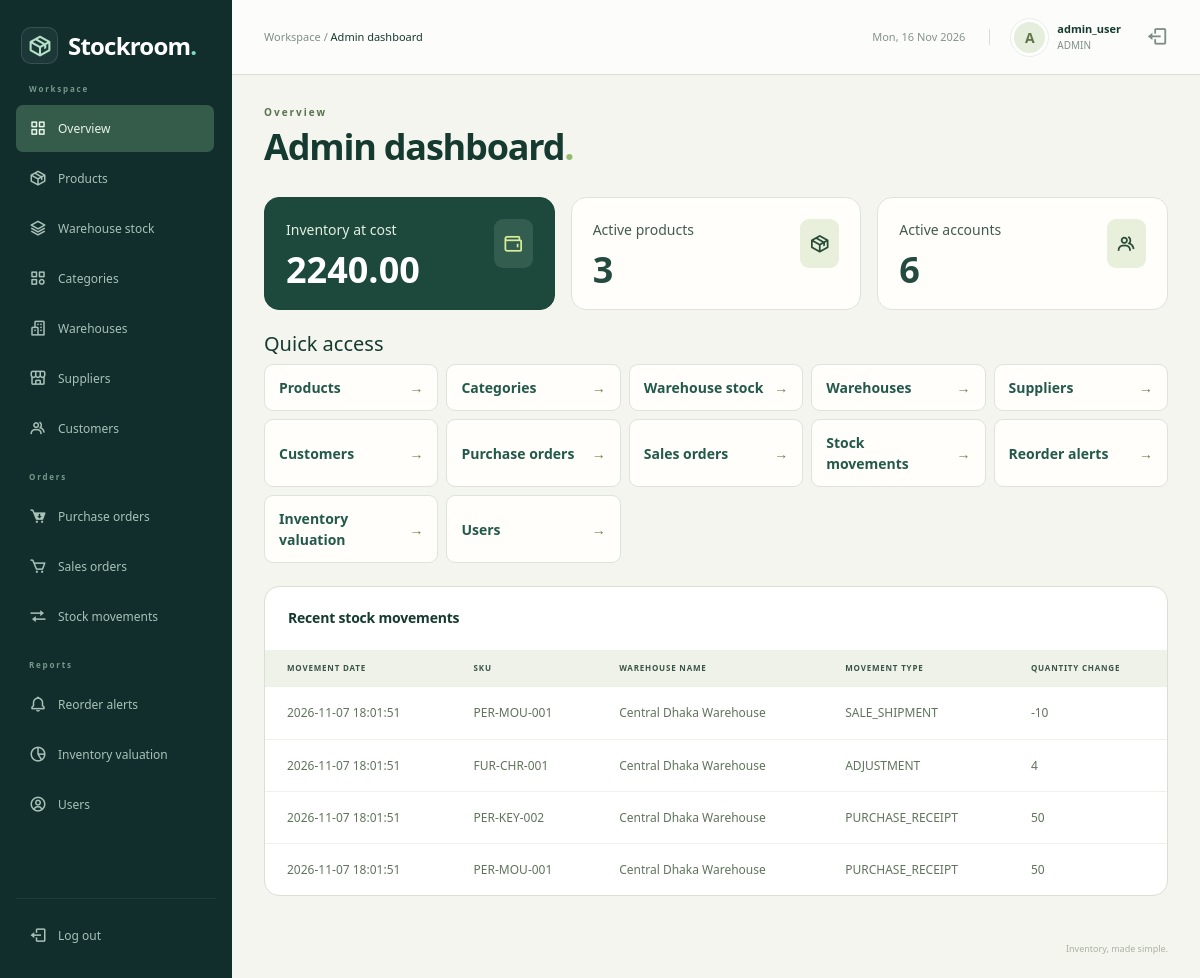
The page /admin/dashboard_admin.php (signed in) on the database its author committed.
### tables this page shows
CREATE TABLE `users` (
  `user_id` int NOT NULL,
  `username` varchar(50) NOT NULL,
  `email` varchar(100) NOT NULL,
  `password_hash` varchar(255) NOT NULL,
  `role` enum('ADMIN','MANAGER','STAFF','CUSTOMER') NOT NULL DEFAULT 'STAFF',
  `is_active` tinyint(1) NOT NULL DEFAULT '1',
  `created_at` timestamp NULL DEFAULT CURRENT_TIMESTAMP,
  `customer_id` int DEFAULT NULL
);

CREATE TABLE `stock_movements` (
  `movement_id` bigint NOT NULL,
  `product_id` int NOT NULL,
  `warehouse_id` int NOT NULL,
  `movement_type` enum('PURCHASE_RECEIPT','SALE_SHIPMENT','TRANSFER_IN','TRANSFER_OUT','ADJUSTMENT') NOT NULL,
  `quantity_change` int NOT NULL,
  `reference_type` varchar(30) DEFAULT NULL,
  `reference_id` int DEFAULT NULL,
  `notes` varchar(255) DEFAULT NULL,
  `performed_by` int DEFAULT NULL,
  `movement_date` timestamp NULL DEFAULT CURRENT_TIMESTAMP
);

CREATE TABLE `products` (
  `product_id` int NOT NULL,
  `sku` varchar(50) NOT NULL,
  `barcode` varchar(100) DEFAULT NULL,
  `product_name` varchar(200) NOT NULL,
  `category_id` int DEFAULT NULL,
  `preferred_supplier_id` int DEFAULT NULL,
  `unit_of_measure` varchar(20) NOT NULL DEFAULT 'pcs',
  `cost_price` decimal(12,2) NOT NULL DEFAULT '0.00',
  `selling_price` decimal(12,2) NOT NULL DEFAULT '0.00',
  `tax_rate` decimal(5,2) NOT NULL DEFAULT '0.00',
  `reorder_point` int NOT NULL DEFAULT '10',
  `reorder_quantity` int NOT NULL DEFAULT '50',
  `is_active` tinyint(1) NOT NULL DEFAULT '1',
  `created_at` timestamp NULL DEFAULT CURRENT_TIMESTAMP,
  `updated_at` timestamp NULL DEFAULT CURRENT_TIMESTAMP ON UPDATE CURRENT_TIMESTAMP
);

CREATE TABLE `warehouses` (
  `warehouse_id` int NOT NULL,
  `warehouse_code` varchar(20) NOT NULL,
  `warehouse_name` varchar(100) NOT NULL,
  `location_address` text,
  `manager_id` int DEFAULT NULL,
  `is_active` tinyint(1) NOT NULL DEFAULT '1'
);

### admin/dashboard_admin.php (called while the page is built, shortened)
<?php
$pageTitle = 'Admin dashboard';
$section = 'Overview';
require '../includes/auth.php';
$result = mysqli_query($conn, "SELECT SUM(total_inventory_cost) AS total FROM vw_inventory_valuation");
$row = mysqli_fetch_assoc($result);
$summary['inventory_value'] = $row['total'];
$result = mysqli_query($conn, "SELECT COUNT(*) AS total FROM products WHERE is_active=1");
$row = mysqli_fetch_assoc($result);
$summary['active_products'] = $row['total'];
$result = mysqli_query($conn, "SELECT COUNT(*) AS total FROM users WHERE is_active=1");
$row = mysqli_fetch_assoc($result);
$summary['active_accounts'] = $row['total'];
$rows = mysqli_query($conn, "SELECT m.movement_date,p.sku,w.warehouse_name,m.movement_type,m.quantity_change FROM stock_movements m JOIN products p USING(product_id) JOIN warehouses w USING(warehouse_id) ORDER BY m.movement_id DESC LIMIT 8");
include '../includes/workspace.php';
include '../templates/dashboard_admin.php';
include '../includes/end.php';

### includes/auth.php (called while the page is built, shortened)
<?php
$user_id = $_SESSION['user_id'];
require_once __DIR__ . '/../config/db.php';
$sql = "SELECT user_id, username, role, customer_id FROM users WHERE user_id=$user_id AND is_active=1";
$users = mysqli_query($conn, $sql);
$account = mysqli_fetch_assoc($users);
if ($account['role'] == 'ADMIN') {
    $supervisor = true;
    $warehouse_access = true;
} elseif ($account['role'] == 'MANAGER') {
    $supervisor = true;
    $warehouse_access = true;
} elseif ($account['role'] == 'STAFF') {
    $warehouse_access = true;
}

### templates/dashboard_admin.php (the view, shortened to what this page needs)
<div class="metrics">
    <article class="metric metric-tile"><i class="bx bx-wallet" aria-hidden="true"></i>Inventory at cost<strong><?php echo $summary['inventory_value']; ?></strong></article>
    <article class="metric metric-tile"><i class="bx bx-package" aria-hidden="true"></i>Active products<strong><?php echo $summary['active_products']; ?></strong></article>
    <article class="metric metric-tile"><i class="bx bx-group" aria-hidden="true"></i>Active accounts<strong><?php echo $summary['active_accounts']; ?></strong></article>
</div><h2 class="h5">Quick access</h2><div class="quick-links">
    <a href="products.php">Products</a>
    <a href="categories.php">Categories</a>
    <a href="warehouse_stock.php">Warehouse stock</a>
    <a href="warehouses.php">Warehouses</a>
    <a href="suppliers.php">Suppliers</a>
    <a href="customers.php">Customers</a>
    <a href="purchase_orders.php">Purchase orders</a>
    <a href="sales_orders.php">Sales orders</a>
    <a href="stock_movements.php">Stock movements</a>
    <a href="reorder_alerts.php">Reorder alerts</a>
    <a href="inventory_valuation.php">Inventory valuation</a>
    <a href="users.php">Users</a>
</div><section class="surface records-surface"><div class="section-heading"><h2>Recent stock movements</h2></div>
<div class="table-responsive"><table class="table inventory-table records-table">
<thead><tr><th>Movement date</th><th>Sku</th><th>Warehouse name</th><th>Movement type</th><th>Quantity change</th></tr></thead>
<tbody>
<?php while ($row = mysqli_fetch_assoc($rows)) { ?>
<tr>
    <td><?php echo htmlspecialchars($row['movement_date']); ?></td>
    <td><?php echo htmlspecialchars($row['sku']); ?></td>
    <td><?php echo htmlspecialchars($row['warehouse_name']); ?></td>
    <td><?php echo htmlspecialchars($row['movement_type']); ?></td>
    <td><?php echo htmlspecialchars($row['quantity_change']); ?></td>
</tr>
<?php } ?>
</tbody></table></div>
</section>

### includes/workspace.php (shortened to what this page needs)
<!doctype html>
<html lang="en"><head><meta charset="utf-8"><meta name="viewport" content="width=device-width,initial-scale=1">
<?php include __DIR__ . '/admin_css.php'; ?>
<link rel="stylesheet" href="../assets/css/dashboard.css">
<link rel="stylesheet" href="../assets/css/business-overview.css">
<link rel="stylesheet" href="../assets/css/modules.css">
</head><body class="workspace-page">
<?php include __DIR__ . '/sidebar.php'; ?>
<?php include __DIR__ . '/topbar.php'; ?>
<main class="page-wrapper"><div class="page-content">
<div class="page-heading"><div><span class="eyebrow"><?php echo htmlspecialchars($section); ?></span>
<h1><?php echo htmlspecialchars($pageTitle); ?><span class="heading-dot">.</span></h1></div></div>

### includes/admin_css.php
<link rel="stylesheet" href="../assets/css/bootstrap.min.css">
<link rel="stylesheet" href="../assets/css/icons.css">
<link rel="stylesheet" href="../assets/css/admin.css">

### includes/sidebar.php (shortened to what this page needs)
<?php
$current_page = basename($_SERVER['SCRIPT_NAME']);
$nav_role = $_SESSION['role'];
if (strpos($current_page, 'dashboard_') === 0) {
    $current_page = 'dashboard.php';
}
?>
<aside class="sidebar-wrapper" id="sidebar">
    <a class="brand" href="dashboard.php"><span class="brand-icon"><i class="bx bx-package" aria-hidden="true"></i></span>Stockroom<span class="brand-dot">.</span></a>
    <nav aria-label="Main navigation" class="sidebar-navigation">
        <p class="nav-label">Workspace</p>
        <a class="sidebar-link <?php if ($current_page == 'dashboard.php') {
            echo 'active';
        } ?>" href="dashboard.php" <?php if ($current_page == 'dashboard.php') {
            echo 'aria-current="page"';
        } ?>><i class="bx bx-grid-alt" aria-hidden="true"></i><span>Overview</span></a>
        <?php if ($warehouse_access) { ?>
        <a class="sidebar-link <?php if ($current_page == 'products.php') {
            echo 'active';
        } ?>" href="products.php" <?php if ($current_page == 'products.php') {
            echo 'aria-current="page"';
        } ?>><i class="bx bx-package" aria-hidden="true"></i><span>Products</span></a>
        <a class="sidebar-link <?php if ($current_page == 'warehouse_stock.php') {
            echo 'active';
        } ?>" href="warehouse_stock.php" <?php if ($current_page == 'warehouse_stock.php') {
            echo 'aria-current="page"';
        } ?>><i class="bx bx-layer" aria-hidden="true"></i><span>Warehouse stock</span></a>
        <?php } ?>
        <?php if ($supervisor) { ?>
        <a class="sidebar-link <?php if ($current_page == 'categories.php') {
            echo 'active';
        } ?>" href="categories.php" <?php if ($current_page == 'categories.php') {
            echo 'aria-current="page"';
        } ?>><i class="bx bx-category" aria-hidden="true"></i><span>Categories</span></a>
        <a class="sidebar-link <?php if ($current_page == 'warehouses.php') {
            echo 'active';
        } ?>" href="warehouses.php" <?php if ($current_page == 'warehouses.php') {
            echo 'aria-current="page"';
        } ?>><i class="bx bx-buildings" aria-hidden="true"></i><span>Warehouses</span></a>
        <a class="sidebar-link <?php if ($current_page == 'suppliers.php') {
            echo 'active';
        } ?>" href="suppliers.php" <?php if ($current_page == 'suppliers.php') {
            echo 'aria-current="page"';
        } ?>><i class="bx bx-store-alt" aria-hidden="true"></i><span>Suppliers</span></a>
        <a class="sidebar-link <?php if ($current_page == 'customers.php') {
            echo 'active';
        } ?>" href="customers.php" <?php if ($current_page == 'customers.php') {
            echo 'aria-current="page"';
        } ?>><i class="bx bx-group" aria-hidden="true"></i><span>Customers</span></a>
        <?php } ?>
        <p class="nav-label">Orders</p>
        <?php if ($warehouse_access) { ?>
        <a class="sidebar-link <?php if ($current_page == 'purchase_orders.php') {
            echo 'active';
        } ?>" href="purchase_orders.php" <?php if ($current_page == 'purchase_orders.php') {
            echo 'aria-current="page"';
        } ?>><i class="bx bxs-cart-download" aria-hidden="true"></i><span>Purchase orders</span></a>
        <?php } ?>
        <a class="sidebar-link <?php if ($current_page == 'sales_orders.php') {
            echo 'active';
        } ?>" href="sales_orders.php" <?php if ($current_page == 'sales_orders.php') {
            echo 'aria-current="page"';
        } ?>><i class="bx bx-cart" aria-hidden="true"></i><span>Sales orders</span></a>
        <?php if ($warehouse_access) { ?>
        <a class="sidebar-link <?php if ($current_page == 'stock_movements.php') {
            echo 'active';
        } ?>" href="stock_movements.php" <?php if ($current_page == 'stock_movements.php') {
            echo 'aria-current="page"';
        } ?>><i class="bx bx-transfer" aria-hidden="true"></i><span>Stock movements</span></a>
        <?php } ?>
        <?php if ($supervisor) { ?>
        <p class="nav-label">Reports</p>
        <a class="sidebar-link <?php if ($current_page == 'reorder_alerts.php') {
            echo 'active';
        } ?>" href="reorder_alerts.php" <?php if ($current_page == 'reorder_alerts.php') {
            echo 'aria-current="page"';
        } ?>><i class="bx bx-bell" aria-hidden="true"></i><span>Reorder alerts</span></a>
        <?php } ?>
        <?php if ($nav_role == 'ADMIN') { ?>
        <a class="sidebar-link <?php if ($current_page == 'inventory_valuation.php') {
            echo 'active';
        } ?>" href="inventory_valuation.php" <?php if ($current_page == 'inventory_valuation.php') {
            echo 'aria-current="page"';
        } ?>><i class="bx bx-pie-chart-alt-2" aria-hidden="true"></i><span>Inventory valuation</span></a>
        <a class="sidebar-link <?php if ($current_page == 'users.php') {
            echo 'active';
        } ?>" href="users.php" <?php if ($current_page == 'users.php') {
            echo 'aria-current="page"';
        } ?>><i class="bx bx-user-circle" aria-hidden="true"></i><span>Users</span></a>
        <?php } ?>
    </nav>
    <div class="sidebar-bottom"><a class="sidebar-link" href="logout.php"><i class="bx bx-log-out" aria-hidden="true"></i>Log out</a></div>
</aside>

### includes/topbar.php (shortened to what this page needs)
<header class="topbar">
    <div class="d-flex align-items-center gap-3">
        <span class="breadcrumb-label">Workspace / <strong><?php echo htmlspecialchars($pageTitle); ?></strong></span>
    </div>
    <div class="topbar-account">
        <span class="topbar-date"><?php echo date('D, d M Y'); ?></span>
        <a class="account-link" href="dashboard.php">
            <span class="avatar"><?php echo htmlspecialchars(substr($account['username'], 0, 1)); ?></span>
            <div><strong><?php echo htmlspecialchars($account['username']); ?></strong><small><?php echo htmlspecialchars($account['role']); ?></small></div>
        </a>
        <a href="logout.php" class="topbar-logout" aria-label="Log out"><i class="bx bx-log-out" aria-hidden="true"></i></a>
    </div>
</header>

### includes/end.php (shortened to what this page needs)
</div></main>
<?php include __DIR__ . '/footer.php'; ?>
</body></html>

### includes/footer.php
<footer class="page-footer"><span>Stockroom &copy; <?php echo date('Y'); ?></span><span>Inventory, made simple.</span></footer>

### assets/css/admin.css (style rules this page uses)
:root { --navy: #142c38; --teal: #137e73; --ink: #213640; --muted: #74818b; --line: #e7ecef; }
* { box-sizing: border-box; }
body { margin: 0; font-family: 'Segoe UI', Arial, sans-serif; font-size: 14px; color: var(--ink); background: #f5f7f9; }
a { text-decoration: none; }
button, a, input { -webkit-tap-highlight-color: transparent; }
.brand { display: flex; align-items: center; color: white; font-size: 25px; font-weight: 700; letter-spacing: -.8px; gap: 10px; }
.brand-icon { width: 37px; height: 37px; display: grid; place-items: center; color: #8ae0cc; background: #ffffff0e; border: 1px solid #ffffff20; border-radius: 10px; font-size: 25px; }
.brand-dot { color: #82dac5; margin-left: -10px; }
.sidebar-wrapper { width: 240px; position: fixed; inset: 0 auto 0 0; background: var(--navy); padding: 30px 20px; z-index: 30; display: flex; flex-direction: column; }
.sidebar-wrapper .brand { padding-left: 5px; }
.nav-label { color: #94a9b2; font-size: 10px; letter-spacing: 1.9px; margin: 53px 16px 16px; font-weight: 600; }
.sidebar-link { display: flex; align-items: center; gap: 13px; padding: 13px 16px; margin-bottom: 7px; border-radius: 8px; color: #bfd0d7; font-weight: 500; }
.sidebar-link i { font-size: 21px; }
.sidebar-link.active { color: #b6f4e4; background: #ffffff10; box-shadow: inset 3px 0 #73cfb8; }
.sidebar-bottom { margin-top: auto; }
.topbar { height: 82px; margin-left: 240px; padding: 0 38px; background: #fff; border-bottom: 1px solid var(--line); display: flex; align-items: center; justify-content: space-between; gap: 15px; }
.breadcrumb-label { color: var(--muted); font-size: 13px; }
.breadcrumb-label strong { color: var(--ink); font-weight: 500; }
.topbar-account { display: flex; align-items: center; gap: 11px; }
.topbar-account strong { display: block; font-weight: 600; font-size: 13px; }
.topbar-account small { color: var(--muted); font-size: 11px; display: block; }
.avatar { display: inline-grid; place-items: center; width: 37px; height: 37px; border-radius: 50%; background: #e2f1eb; color: #287864; font-weight: 700; text-transform: uppercase; }
.topbar-logout { color: var(--muted); font-size: 22px; margin-left: 14px; }
.page-wrapper { margin-left: 240px; }
.page-content { padding: 35px 38px 28px; max-width: 1720px; margin: auto; }
.page-heading { display: flex; justify-content: space-between; align-items: center; margin-bottom: 26px; gap: 20px; }
.eyebrow { display: block; font-size: 10px; font-weight: 700; letter-spacing: 2px; color: var(--teal); margin-bottom: 10px; }
h1 { font-size: 29px; font-weight: 650; letter-spacing: -.9px; margin-bottom: 8px; }
.inventory-table { font-size: 12px; margin-bottom: 0; }
.inventory-table thead th { color: #7c8991; font-size: 10px; text-transform: uppercase; letter-spacing: .6px; font-weight: 600; background: #fafbfc; padding: 13px 22px; border-color: var(--line); white-space: nowrap; }
.inventory-table td { padding: 20px 22px; border-color: var(--line); vertical-align: middle; color: #61727d; }
.inventory-table tr:last-child td { border: 0; }
.page-footer { padding: 0 38px 24px; display: flex; justify-content: space-between; color: #8c969e; font-size: 11px; }

### rows shown on the page
users: username "A", username "admin_user", role "ADMIN"
stock_movements: movement_date "2026-11-07 18:01:51", product.sku "PER-MOU-001", warehouse.warehouse_name "Central Dhaka Warehouse", movement_type "SALE_SHIPMENT", quantity_change "-10"
stock_movements: movement_date "2026-11-07 18:01:51", product.sku "FUR-CHR-001", warehouse.warehouse_name "Central Dhaka Warehouse", movement_type "ADJUSTMENT", quantity_change "4"
stock_movements: movement_date "2026-11-07 18:01:51", product.sku "PER-KEY-002", warehouse.warehouse_name "Central Dhaka Warehouse", movement_type "PURCHASE_RECEIPT", quantity_change "50"
stock_movements: movement_date "2026-11-07 18:01:51", product.sku "PER-MOU-001", warehouse.warehouse_name "Central Dhaka Warehouse", movement_type "PURCHASE_RECEIPT", quantity_change "50"

### other values the page prints
$pageTitle "Admin dashboard"
$section "Overview"
$summary['inventory_value'] "2240.00"
$summary['active_products'] "3"
$summary['active_accounts'] "6"
